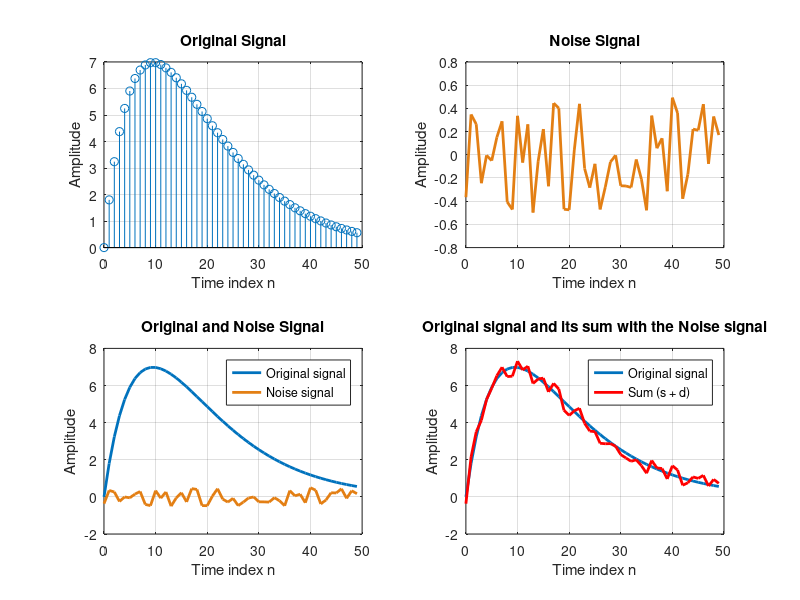
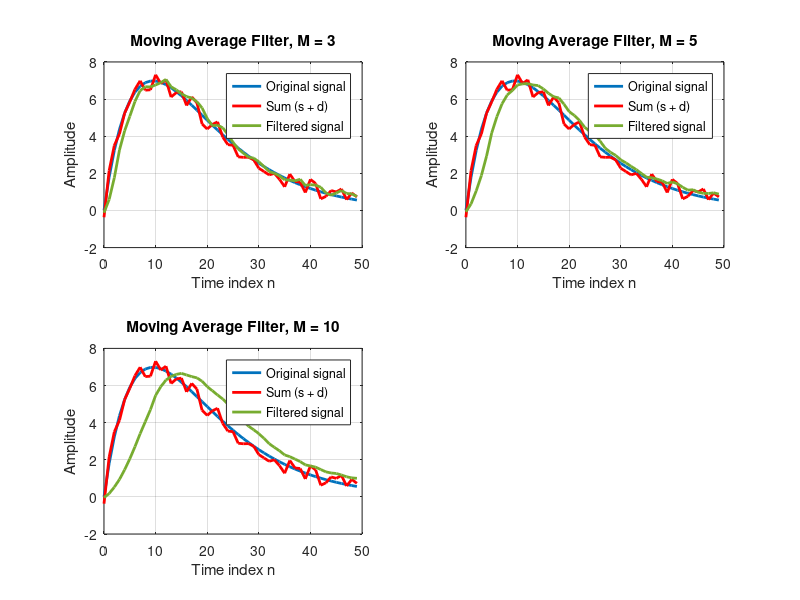
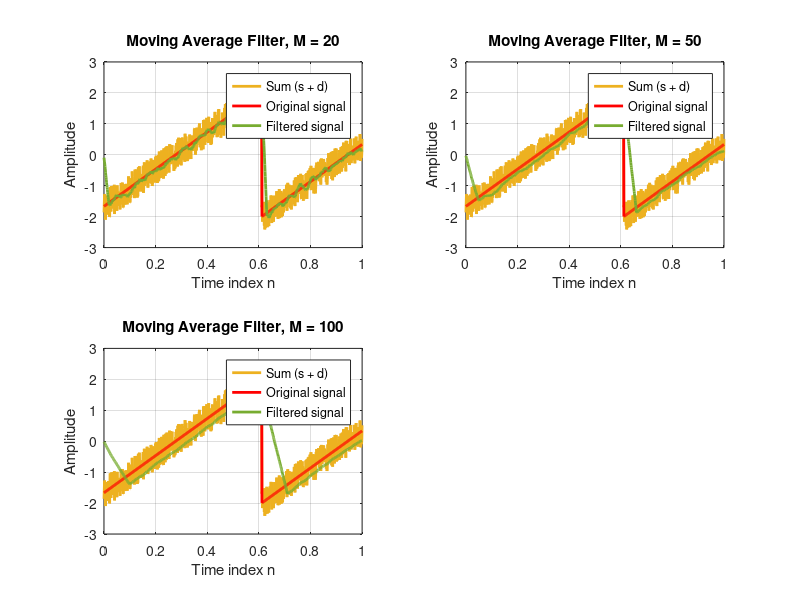

The MATLAB script that drew these images, in order:
% Set initial seed
rng(1)

% 2. MAF Filter
R = 50; m = 0:1:R-1; s = 2*m.*(0.9.^m); 

% 2.1. Normal signal
f1 = figure(1);
subplot(2, 2, 1);
stem(m, s);
grid on; title('Original Signal');
xlabel('Time index n'); ylabel('Amplitude');

% 2.2 Noise signal
d = rand(1, length(m)) - 0.5;
subplot(2, 2, 2);
plot(m, d, 'LineWidth', 2, 'Color', '#e37f14');
grid on; title('Noise Signal');
xlabel('Time index n'); ylabel('Amplitude');

% 2.3 Normal & Noise signals together
subplot(2, 2, 3);
plot(m, s, 'LineWidth', 2, 'Color', '#0072BD'); hold on 
plot(m, d, 'LineWidth', 2, 'Color', '#e37f14'); hold off
grid on; title('Original and Noise Signal'); xlabel('Time index n');
legend('Original signal','Noise signal');    ylabel('Amplitude');

% 2.4. Sum of the signals x = s + d
x = s + d;  
subplot(2, 2, 4);
plot(m, s, 'LineWidth', 2, 'Color', '#0072BD'); hold on 
plot(m, x, 'LineWidth', 2, 'Color', 'red'); hold off
grid on; title('Original signal and its sum with the Noise signal'); 
xlabel('Time index n');  ylabel('Amplitude');
legend('Original signal','Sum (s + d)');   
saveas(f1, "2_1-2_4_original_signal.png");

%2.5 MAF Filter (M = 3)
f2 = figure(2);
M = 3; b = ones(M, 1) / M; y = filter(b, 1, x);
subplot(2, 2, 1);
plot(m, s, 'LineWidth', 2, 'Color', '#0072BD'); hold on 
plot(m, x, 'LineWidth', 2, 'Color', 'red');     hold on
plot(m, y, 'LineWidth', 2, 'Color', '#77AC30'); hold off
grid on; title('Moving Average Filter, M = 3'); 
xlabel('Time index n');  ylabel('Amplitude');
legend('Original signal','Sum (s + d)', 'Filtered signal');  

M = 5; b = ones(M, 1) / M; y = filter(b, 1, x);
subplot(2, 2, 2);
plot(m, s, 'LineWidth', 2, 'Color', '#0072BD'); hold on 
plot(m, x, 'LineWidth', 2, 'Color', 'red');     hold on
plot(m, y, 'LineWidth', 2, 'Color', '#77AC30'); hold off
grid on; title('Moving Average Filter, M = 5'); 
xlabel('Time index n');  ylabel('Amplitude');
legend('Original signal','Sum (s + d)', 'Filtered signal');  

M = 10; b = ones(M, 1) / M; y = filter(b, 1, x);
subplot(2, 2, 3);
plot(m, s, 'LineWidth', 2, 'Color', '#0072BD'); hold on 
plot(m, x, 'LineWidth', 2, 'Color', 'red');     hold on
plot(m, y, 'LineWidth', 2, 'Color', '#77AC30'); hold off
grid on; title('Moving Average Filter, M = 10'); 
xlabel('Time index n');  ylabel('Amplitude');
legend('Original signal','Sum (s + d)', 'Filtered signal'); 
saveas(f2, "2_5-2_6_MAF.png");

% 2.6. Sawtooth
f3 = figure(3);
R = 1; m = 0:0.001:R; s = 2*sawtooth(3*pi*m+pi/6); 
d = rand(1, length(m)) - 0.5; x = s + d;

M = 20; b = ones(M, 1) / M; y = filter(b, 1, x);
subplot(2, 2, 1);
plot(m, x, 'LineWidth', 2, 'Color', '#EDB120'); hold on
plot(m, s, 'LineWidth', 2, 'Color', 'red');     hold on 
plot(m, y, 'LineWidth', 2, 'Color', '#77AC30'); hold off
grid on; title('Moving Average Filter, M = 20'); 
xlabel('Time index n');  ylabel('Amplitude');
legend('Sum (s + d)', 'Original signal', 'Filtered signal'); 

M = 50; b = ones(M, 1) / M; y = filter(b, 1, x);
subplot(2, 2, 2);
plot(m, x, 'LineWidth', 2, 'Color', '#EDB120'); hold on
plot(m, s, 'LineWidth', 2, 'Color', 'red');     hold on 
plot(m, y, 'LineWidth', 2, 'Color', '#77AC30'); hold off
grid on; title('Moving Average Filter, M = 50'); 
xlabel('Time index n');  ylabel('Amplitude');
legend('Sum (s + d)', 'Original signal', 'Filtered signal'); 

M = 100; b = ones(M, 1) / M; y = filter(b, 1, x);
subplot(2, 2, 3);
plot(m, x, 'LineWidth', 2, 'Color', '#EDB120'); hold on
plot(m, s, 'LineWidth', 2, 'Color', 'red');     hold on 
plot(m, y, 'LineWidth', 2, 'Color', '#77AC30'); hold off
grid on; title('Moving Average Filter, M = 100'); 
xlabel('Time index n');  ylabel('Amplitude');
legend('Sum (s + d)', 'Original signal', 'Filtered signal'); 

saveas(f3, "2_7-2_8_MAF_Sawtooth.png");










